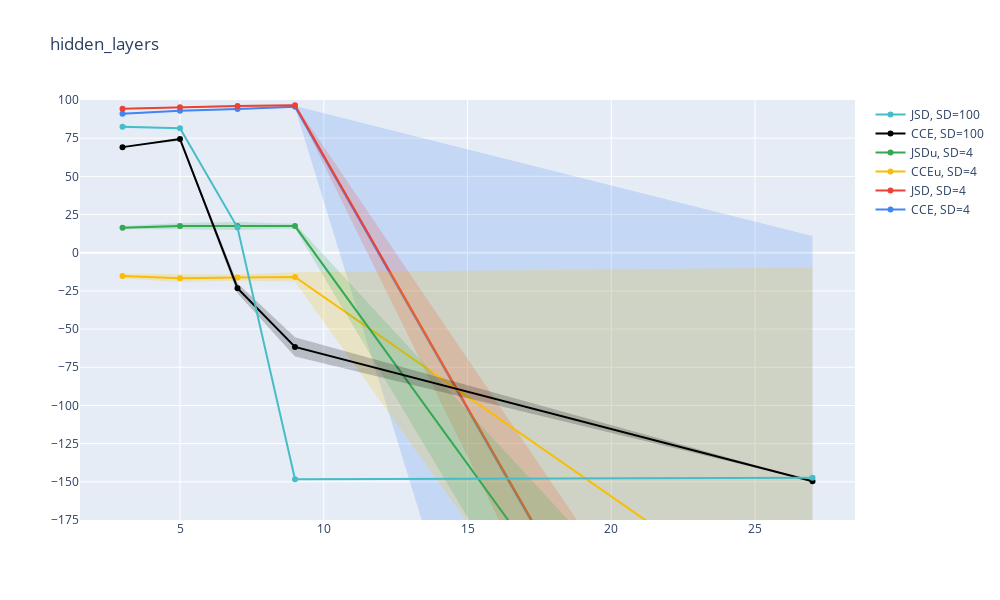

The cell this chart's notebook holds for it:
### Code cell
plot_vals(4)
plt.savefig("pictures/results_fig_4.svg")

### Figure 1 — Plotly figure (JSON) as saved in the notebook; plotly's stock layout.template omitted (floating-point values rounded to 4 significant figures)
{"data": [{"marker": {"color": "#4285F4"}, "mode": "lines+markers", "name": "CCE, SD=4", "type": "scatter", "x": [3, 5, 7, 9, 27], "y": [91.01, 93.01, 94.05, 95.54, -498.3]}, {"line": {"width": 0}, "marker": {"color": "#4285F4"}, "mode": "lines", "name": "Upper bound", "showlegend": false, "type": "scatter", "x": [3, 5, 7, 9, 27], "y": [91.58, 93.25, 94.44, 96.11, 10.99]}, {"fill": "tonexty", "fillcolor": "rgba(66, 133, 244, 0.2)", "line": {"width": 0}, "marker": {"color": "#4285F4"}, "mode": "lines", "name": "Lower bound", "showlegend": false, "type": "scatter", "x": [3, 5, 7, 9, 27], "y": [90.44, 92.76, 93.67, 94.97, -1008.0]}, {"marker": {"color": "#EA4335"}, "mode": "lines+markers", "name": "JSD, SD=4", "type": "scatter", "x": [3, 5, 7, 9, 27], "y": [94.3, 95.25, 96.01, 96.61, -497.1]}, {"line": {"width": 0}, "marker": {"color": "#EA4335"}, "mode": "lines", "name": "Upper bound", "showlegend": false, "type": "scatter", "x": [3, 5, 7, 9, 27], "y": [94.64, 95.78, 96.81, 97.15, -402.5]}, {"fill": "tonexty", "fillcolor": "rgba(234, 67, 53, 0.2)", "line": {"width": 0}, "marker": {"color": "#EA4335"}, "mode": "lines", "name": "Lower bound", "showlegend": false, "type": "scatter", "x": [3, 5, 7, 9, 27], "y": [93.96, 94.72, 95.22, 96.06, -591.8]}, {"marker": {"color": "#FBBC04"}, "mode": "lines+markers", "name": "CCEu, SD=4", "type": "scatter", "x": [3, 5, 7, 9, 27], "y": [-15.3, -16.66, -16.24, -15.92, -251.0]}, {"line": {"width": 0}, "marker": {"color": "#FBBC04"}, "mode": "lines", "name": "Upper bound", "showlegend": false, "type": "scatter", "x": [3, 5, 7, 9, 27], "y": [-13.8, -14.07, -14.21, -12.8, -9.728]}, {"fill": "tonexty", "fillcolor": "rgba(251, 188, 4, 0.2)", "line": {"width": 0}, "marker": {"color": "#FBBC04"}, "mode": "lines", "name": "Lower bound", "showlegend": false, "type": "scatter", "x": [3, 5, 7, 9, 27], "y": [-16.8, -19.25, -18.27, -19.04, -492.2]}, {"marker": {"color": "#34A853"}, "mode": "lines+markers", "name": "JSDu, SD=4", "type": "scatter", "x": [3, 5, 7, 9, 27], "y": [16.43, 17.46, 17.46, 17.44, -449.9]}, {"line": {"width": 0}, "marker": {"color": "#34A853"}, "mode": "lines", "name": "Upper bound", "showlegend": false, "type": "scatter", "x": [3, 5, 7, 9, 27], "y": [17.53, 19.52, 20.09, 19.03, -348.5]}, {"fill": "tonexty", "fillcolor": "rgba(52, 168, 83, 0.2)", "line": {"width": 0}, "marker": {"color": "#34A853"}, "mode": "lines", "name": "Lower bound", "showlegend": false, "type": "scatter", "x": [3, 5, 7, 9, 27], "y": [15.33, 15.39, 14.84, 15.85, -551.4]}, {"marker": {"color": "#000000"}, "mode": "lines+markers", "name": "CCE, SD=100", "type": "scatter", "x": [3, 5, 7, 9, 27], "y": [69.14, 74.39, -23.22, -61.66, -149.6]}, {"line": {"width": 0}, "marker": {"color": "#000000"}, "mode": "lines", "name": "Upper bound", "showlegend": false, "type": "scatter", "x": [3, 5, 7, 9, 27], "y": [69.16, 75.46, -19.99, -55.3, -149.4]}, {"fill": "tonexty", "fillcolor": "rgba(0, 0, 0, 0.2)", "line": {"width": 0}, "marker": {"color": "#000000"}, "mode": "lines", "name": "Lower bound", "showlegend": false, "type": "scatter", "x": [3, 5, 7, 9, 27], "y": [69.12, 73.32, -26.45, -68.01, -149.8]}, {"marker": {"color": "#46BDC6"}, "mode": "lines+markers", "name": "JSD, SD=100", "type": "scatter", "x": [3, 5, 7, 9, 27], "y": [82.43, 81.56, 16.52, -148.3, -147.3]}, {"line": {"width": 0}, "marker": {"color": "#46BDC6"}, "mode": "lines", "name": "Upper bound", "showlegend": false, "type": "scatter", "x": [3, 5, 7, 9, 27], "y": [83.34, 81.56, 16.52, -148.3, -147.3]}, {"fill": "tonexty", "fillcolor": "rgba(70, 189, 198, 0.2)", "line": {"width": 0}, "marker": {"color": "#46BDC6"}, "mode": "lines", "name": "Lower bound", "showlegend": false, "type": "scatter", "x": [3, 5, 7, 9, 27], "y": [81.53, 81.56, 16.52, -148.3, -147.3]}], "layout": {"height": 600, "title": {"text": "hidden_layers"}, "width": 1000, "yaxis": {"dtick": 25, "range": [-175, 100], "tick0": 0}}}
